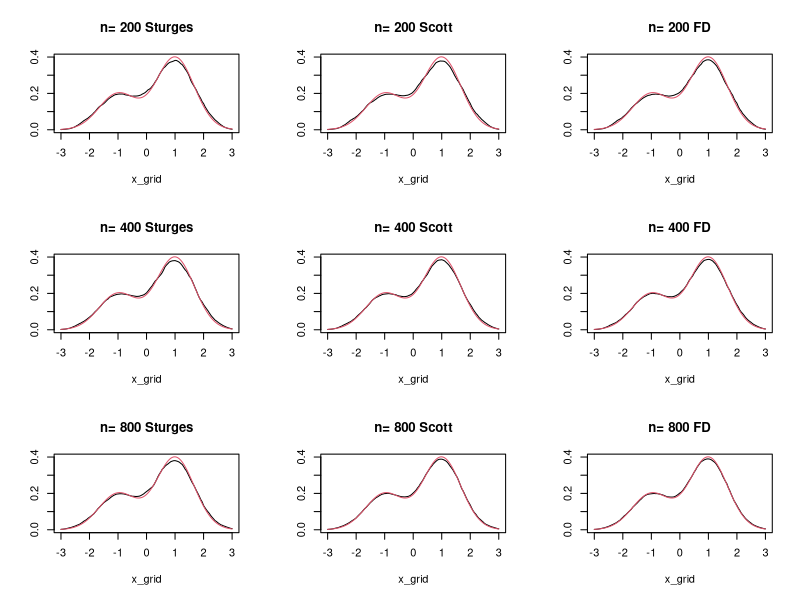
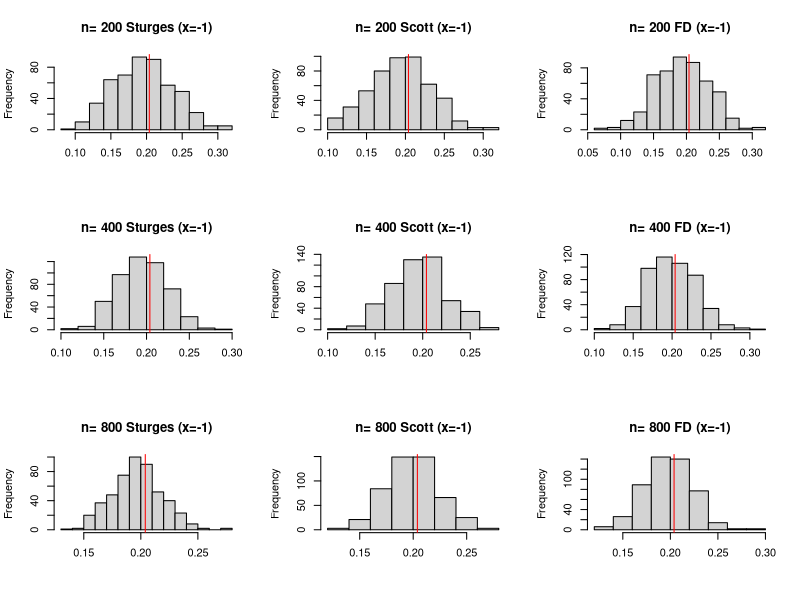
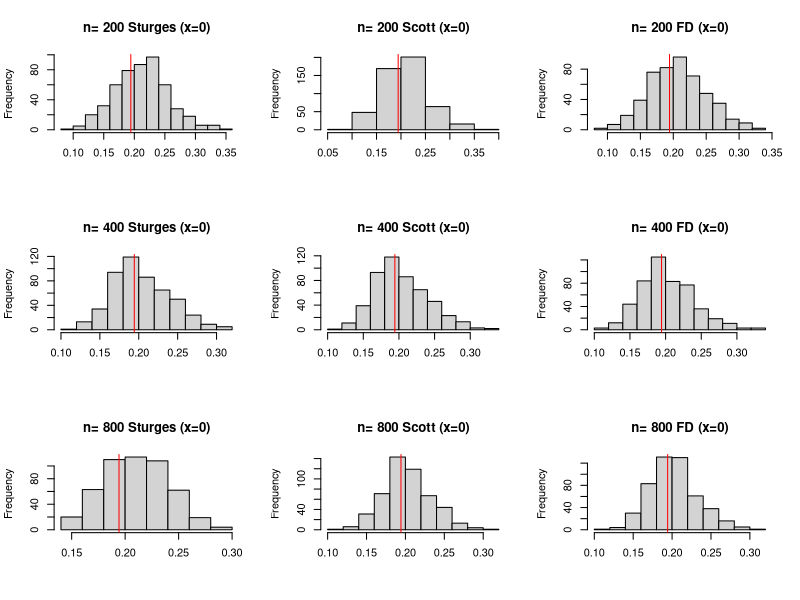
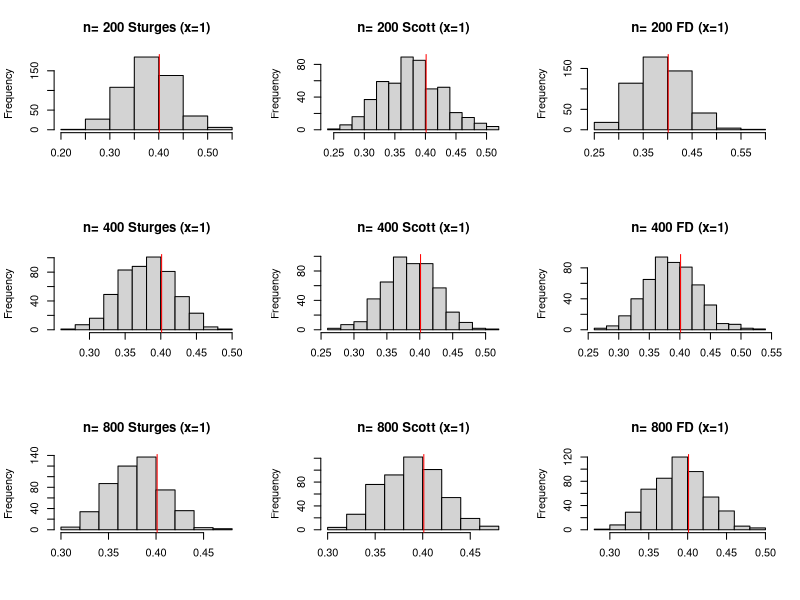

Write R code to recreate these figures, in order.
rm(list=ls())
norm_mix = function(x, mu1=-1, mu2=1, sig1=2/3, sig2=2/3, p=1/3){
  return (p*dnorm(x,mu1,sig1)+(1-p)*dnorm(x,mu2,sig2)) # pdf
}

get_breaks = function(data, nclass){
  labs = levels(cut(data, nclass, dig.lab=10))
  lower = as.numeric(sub("\\((.+),.*", "\\1", labs))[1]
  upper = as.numeric(sub("[^,]*,([^]]*)\\]", "\\1", labs))               
  return (c(lower, upper))
}

den_hist = function(x, object){
  br = object$breaks
  idx = sum(br < x)
  ret = ifelse(idx == 0 | idx == length(br), 0, object$density[idx])
  return (ret)
}

trapezoidal_integ = function(y){
  n = dim(y)[1]
  ret = colSums((y[1:(n-1), ] + y[2:n, ]) * 0.05 / 2)
  return (ret)
}
# ------------------------------------------------------------------------- Simulation Setting
s_num = 500
x_grid = seq(-3,3,0.05) # grid points
n_grid = length(x_grid) 
x_vec = c(-1, 0, 1)
n_vec = c(200, 400, 800)
bin_width = c('Sturges', 'Scott', 'FD')
n_bin_method = length(bin_width)
m1 = -1
m2 = 1
sd1 = sd2 =2/3
p = 1/3
fx_true = norm_mix(x_grid) # true density f(x)
est_name = as.vector(sapply(bin_width, paste, paste('(x=', x_vec, ')', sep=''))) # for problem 4.
# ------------------------------------------------------------------------- Simulation
set.seed(2020)
result_bias = result_var = result_f = result_m = result_est =  NULL
for(n_pos in 1:length(n_vec)){
  f_hat_list = f_hat_sq_list = est_list = mse_list =NULL 
  n = n_vec[n_pos]
  cat('n=', n, '\n')
  for(s_pos in 1:s_num){
    if(s_pos %% 50 == 0){print(s_pos)}
    I = rbinom(n, 1, p)
    data = I * rnorm(n, m1, sd1) + (1-I) * rnorm(n, m2, sd2)
    nclass = c(nclass.Sturges(data), nclass.scott(data), nclass.FD(data))
    f_hat = est = NULL
    for(i in 1:n_bin_method){
      breaks = get_breaks(data, nclass[i])
      hist = hist(data, breaks = breaks, plot=F)
      est = c(est, sapply(x_vec, den_hist, hist))
      f_hat = cbind(f_hat, sapply(x_grid, den_hist, hist))
    } 
    mse_list[[s_pos]] = (f_hat - fx_true) ^ 2
    f_hat_list[[s_pos]] = f_hat
    est_list[[s_pos]] = est
    f_hat_sq_list[[s_pos]] = f_hat ^ 2
  }
  e_f_hat = Reduce('+', f_hat_list) / s_num
  e_f_hat_sq = Reduce('+', f_hat_sq_list) / s_num
  result_m[[n_pos]] = Reduce('+', mse_list) / s_num 
  result_f[[n_pos]] = e_f_hat
  result_bias[[n_pos]] = (e_f_hat - fx_true) ^ 2
  result_var[[n_pos]] =  e_f_hat_sq - (e_f_hat ^ 2)
  result_est[[n_pos]] = do.call(rbind, est_list)
}
# ------------------------------------------------------------------------- Result 1, 2
bias_result = t(sapply(result_bias, trapezoidal_integ))
var_result = t(sapply(result_var, trapezoidal_integ))
mse_result = t(sapply(result_m, trapezoidal_integ))
colnames(mse_result) = colnames(bias_result) = colnames(var_result) = bin_width
rownames(mse_result) = rownames(bias_result) = rownames(var_result) = paste('n=', n_vec)
bias_result # 1. 
var_result # 2.
mse_result; round(bias_result + var_result, 10) == round(mse_result, 10) # check (1+2)
# ------------------------------------------------------------------------- Result 3
par(mfrow=c(3, 3))
for(i in 1:length(n_vec)){ # 3.
  for(j in 1:n_bin_method){
    title = paste('n=', n_vec[i],  bin_width[j])
    plot(x_grid, result_f[[i]][, j], type='l', main=title, ylab='', ylim = c(0, .4))
    lines(x_grid, fx_true, col=2)
  }
}
# ------------------------------------------------------------------------- Result 4
fx_vec = norm_mix(x_vec)
for(x in 1:length(x_vec)){
  for(n in 1:length(n_vec)){
    for(i in c(0, 3, 6)){
      idx = x+i
      hist(result_est[[n]][, idx], main = paste('n=', n_vec[n], est_name[idx]), xlab='')
      abline(v=fx_vec[x], col='red')
    }
  }
}

